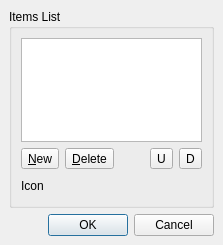
<ui version="4.0" >
 <comment>*********************************************************************
**
** Copyright (C) 2009 Nokia Corporation and/or its subsidiary(-ies).
** Contact: Nokia Corporation (qt-info@nokia.com)
**
** This file is part of the test suite of the Qt Toolkit.
**
** $QT_BEGIN_LICENSE:LGPL$
** No Commercial Usage
** This file contains pre-release code and may not be distributed.
** You may use this file in accordance with the terms and conditions
** contained in the Technology Preview License Agreement accompanying
** this package.
**
** GNU Lesser General Public License Usage
** Alternatively, this file may be used under the terms of the GNU Lesser
** General Public License version 2.1 as published by the Free Software
** Foundation and appearing in the file LICENSE.LGPL included in the
** packaging of this file.  Please review the following information to
** ensure the GNU Lesser General Public License version 2.1 requirements
** will be met: http://www.gnu.org/licenses/old-licenses/lgpl-2.1.html.
**
** In addition, as a special exception, Nokia gives you certain
** additional rights.  These rights are described in the Nokia Qt LGPL
** Exception version 1.1, included in the file LGPL_EXCEPTION.txt in this
** package.
**
** If you have questions regarding the use of this file, please contact
** Nokia at qt-info@nokia.com.
**
**
**
**
**
**
**
**
** $QT_END_LICENSE$
**
*********************************************************************</comment>
 <class>qdesigner_internal::ListWidgetEditor</class>
 <widget class="QDialog" name="qdesigner_internal::ListWidgetEditor" >
  <property name="geometry" >
   <rect>
    <x>0</x>
    <y>0</y>
    <width>223</width>
    <height>245</height>
   </rect>
  </property>
  <property name="windowTitle" >
   <string>Dialog</string>
  </property>
  <layout class="QVBoxLayout" >
   <property name="spacing" >
    <number>6</number>
   </property>
   <property name="margin" >
    <number>9</number>
   </property>
   <item>
    <widget class="QGroupBox" name="groupBox" >
     <property name="title" >
      <string>Items List</string>
     </property>
     <layout class="QGridLayout" name="gridLayout" >
      <item row="0" column="0" >
       <widget class="QListWidget" name="listWidget" >
        <property name="toolTip" >
         <string>Items List</string>
        </property>
       </widget>
      </item>
      <item row="1" column="0" >
       <layout class="QHBoxLayout" name="horizontalLayout_2" >
        <item>
         <widget class="QToolButton" name="newItemButton" >
          <property name="toolTip" >
           <string>New Item</string>
          </property>
          <property name="text" >
           <string>&amp;New</string>
          </property>
         </widget>
        </item>
        <item>
         <widget class="QToolButton" name="deleteItemButton" >
          <property name="toolTip" >
           <string>Delete Item</string>
          </property>
          <property name="text" >
           <string>&amp;Delete</string>
          </property>
         </widget>
        </item>
        <item>
         <spacer>
          <property name="orientation" >
           <enum>Qt::Horizontal</enum>
          </property>
          <property name="sizeHint" stdset="0" >
           <size>
            <width>16</width>
            <height>10</height>
           </size>
          </property>
         </spacer>
        </item>
        <item>
         <widget class="QToolButton" name="moveItemUpButton" >
          <property name="toolTip" >
           <string>Move Item Up</string>
          </property>
          <property name="text" >
           <string>U</string>
          </property>
         </widget>
        </item>
        <item>
         <widget class="QToolButton" name="moveItemDownButton" >
          <property name="toolTip" >
           <string>Move Item Down</string>
          </property>
          <property name="text" >
           <string>D</string>
          </property>
         </widget>
        </item>
       </layout>
      </item>
      <item row="2" column="0" >
       <layout class="QHBoxLayout" name="horizontalLayout" >
        <item>
         <widget class="QLabel" name="label" >
          <property name="text" >
           <string>Icon</string>
          </property>
         </widget>
        </item>
        <item>
         <widget class="qdesigner_internal::IconSelector" native="1" name="itemIconSelector" />
        </item>
        <item>
         <spacer name="horizontalSpacer" >
          <property name="orientation" >
           <enum>Qt::Horizontal</enum>
          </property>
          <property name="sizeHint" stdset="0" >
           <size>
            <width>108</width>
            <height>21</height>
           </size>
          </property>
         </spacer>
        </item>
       </layout>
      </item>
     </layout>
    </widget>
   </item>
   <item>
    <widget class="QDialogButtonBox" name="buttonBox" >
     <property name="orientation" >
      <enum>Qt::Horizontal</enum>
     </property>
     <property name="standardButtons" >
      <set>QDialogButtonBox::Cancel|QDialogButtonBox::Ok</set>
     </property>
    </widget>
   </item>
  </layout>
  <zorder>buttonBox</zorder>
  <zorder>groupBox</zorder>
 </widget>
 <customwidgets>
  <customwidget>
   <class>qdesigner_internal::IconSelector</class>
   <extends>QWidget</extends>
   <header>iconselector_p.h</header>
   <container>1</container>
  </customwidget>
 </customwidgets>
 <tabstops>
  <tabstop>listWidget</tabstop>
  <tabstop>newItemButton</tabstop>
  <tabstop>deleteItemButton</tabstop>
  <tabstop>moveItemUpButton</tabstop>
  <tabstop>moveItemDownButton</tabstop>
 </tabstops>
 <resources/>
 <connections>
  <connection>
   <sender>buttonBox</sender>
   <signal>accepted()</signal>
   <receiver>qdesigner_internal::ListWidgetEditor</receiver>
   <slot>accept()</slot>
   <hints>
    <hint type="sourcelabel" >
     <x>140</x>
     <y>291</y>
    </hint>
    <hint type="destinationlabel" >
     <x>73</x>
     <y>301</y>
    </hint>
   </hints>
  </connection>
  <connection>
   <sender>buttonBox</sender>
   <signal>rejected()</signal>
   <receiver>qdesigner_internal::ListWidgetEditor</receiver>
   <slot>reject()</slot>
   <hints>
    <hint type="sourcelabel" >
     <x>230</x>
     <y>289</y>
    </hint>
    <hint type="destinationlabel" >
     <x>253</x>
     <y>304</y>
    </hint>
   </hints>
  </connection>
 </connections>
</ui>
